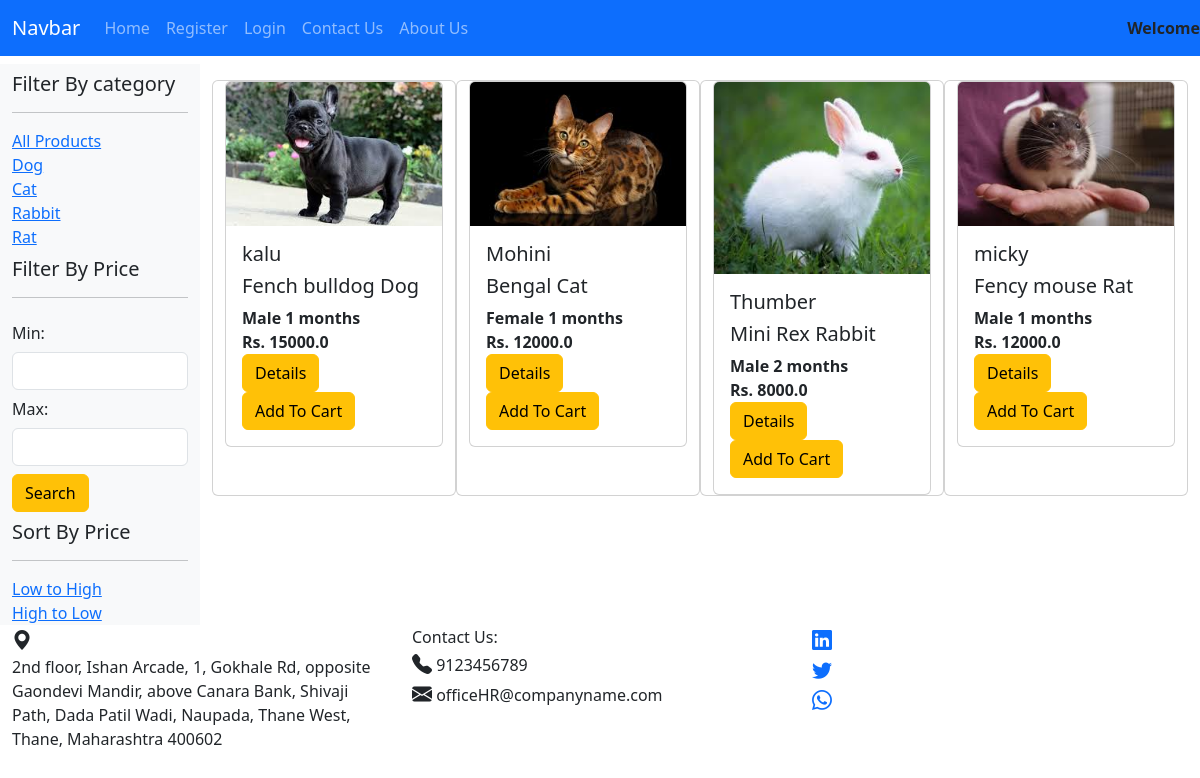
The page / on the database its author committed.
### petapp/models.py (models this page shows)
class Pet(models.Model):
    name=models.CharField(max_length=50)
    type=models.CharField(max_length=20)
    breed = models.CharField(max_length=40)
    gender = models.CharField(max_length=6)
    age = models.IntegerField()
    price=models.FloatField()
    details=models.CharField(max_length=100)
    imagepath= models.ImageField(upload_to='image',default='')

### petapp/views.py (the view)
# urls.py: path('',views.home),
def home(request):
    context={}
    data=Pet.objects.all()
    context['pets']=data
    context['type']= categories
    return render(request,'index.html', context)

### templates/index.html (shortened to what this page needs)
{% extends 'base.html' %}
{% load static %}
{% block 'main' %}
  {% for pet in pets %}
    <div class="card col-md-3 mt-3" >
      <div class="card">
        <img src= "{{ pet.imagepath.url }}" class="card-img-top" alt="...">
        <div class="card-body">
          <h5 class="card-title">{{pet.name}}</h5>
          <h5 class="card-title">{{pet.breed}} {{pet.type}}</h5>
          <strong>{{pet.gender}} {{pet.age}} months</strong><br>
          <strong>Rs. {{pet.price}}</strong><br>
          <a href="/details/{{pet.id}}" class="btn btn-warning">Details</a>
          <a href="/addtocart/{{pet.id}}" class="btn btn-warning">Add To Cart</a>
        </div>
      </div>
    </div>
    {% endfor %}
{% endblock 'main' %}

### templates/base.html
{% load static %}
{% include 'header.html' %}
<div class="myrow2 row  mt-2">
   {% include 'sidebar.html' %}
    <div class="box col-10">
       <div class="row mx-auto">
            {% block 'main' %}{% endblock 'main' %}
       </div>
    </div>
 </div>
{% include 'footer.html' %}

### templates/header.html (shortened to what this page needs)
{% load static %}
<!DOCTYPE html>
<html lang="en">
<head>
   <link rel="stylesheet" href= "{% static 'css/bootstrap.min.css' %}">
<link rel="stylesheet" href="https://cdn.jsdelivr.net/npm/bootstrap-icons@1.3.0/font/bootstrap-icons.css">
</head>
<body>
   <div class="container-fluid">
      <div class="myrow1 row">
         <nav class="navbar navbar-expand-lg bg-primary" data-bs-theme="dark">
            <div class="container-fluid">
              <a class="navbar-brand" href="#">Navbar</a>
              <div class="collapse navbar-collapse" id="navbarSupportedContent">
                <ul class="navbar-nav me-auto mb-2 mb-lg-0">
                  <li class="nav-item">
                    <a class="nav-link " aria-current="page" href="/">Home</a>
                  </li>
                  {% if user.is_authenticated %}
                  <li class="nav-item">
                    <a class="nav-link" href="/profile">My Profile</a>
                  </li>
                  <li class="nav-item">
                    <a class="nav-link" href="/mycart">My Cart</a>
                  </li>
                  <li class="nav-item">
                    <a class="nav-link" href="/logout">Logout</a>
                  </li>
                  {% else %}
                  <li class="nav-item">
                    <a class="nav-link" href="/register">Register</a>
                  </li>
                  <li class="nav-item">
                     <a class="nav-link" href="/userlogin">Login</a>
                   </li>
                   {% endif %}
                   <li class="nav-item">
                     <a class="nav-link" href="/contactus">Contact Us</a>
                   </li>
                   <li class="nav-item">
                     <a class="nav-link" href="/aboutus">About Us</a>
                   </li>
                </ul>
              </div>
            </div>
            <strong class="mr-sm-1">Welcome {{ user.username }}</strong>
          </nav>
      </div>

### templates/sidebar.html
<div class="box col-2 bg-light">
    <h5 class="mt-2">Filter By category</h5>
    <hr>
    <a href="/">All Products</a><br>
    {% for d in type %}
    <a href="/search/{{d.type}}">{{d.type}}</a><br>
    {% endfor %}
    <h5 class="mt-2">Filter By Price</h5>
    <hr>
    <form action="/searchbyrange">
          <label  class="col-form-label">Min:</label>
          <input type="text"  class="form-control" name="min">
          <label  class="col-form-label">Max:</label>
          <input type="text"  name="max" class="form-control" >
        <input class="mt-2 btn btn-warning" type="submit" value="Search">
    </form>
    <h5 class="mt-2">Sort By Price</h5>
    <hr>
    <a href="/sort/asc">Low to High</a><br>
    <a href="/sort/desc">High to Low</a>
 </div>

### templates/footer.html (shortened to what this page needs)
{% load static %}
        <div class="myrow3 row">
            <div class="box col-4">
            <i class="bi bi-geo-alt-fill" style="font-size:20px; "></i><br>
            2nd floor, Ishan Arcade, 1, Gokhale Rd, opposite Gaondevi Mandir, above Canara Bank, Shivaji Path, Dada Patil Wadi, Naupada, Thane West, Thane, Maharashtra 400602
            </div>
            <div class="box col-4">
            Contact Us: <br>
            <i class="bi bi-telephone-fill" style="font-size:20px; "></i> 9123456789 <br>
            <i class="bi bi-envelope-fill" style="font-size:20px; "></i> officeHR@companyname.com
            </div>
            <div class="box col-4">
            <a href=""><i class="bi bi-linkedin" style="font-size:20px; "></i></a><br>
            <a href=""><i class="bi bi-twitter" style="font-size:20px; "></i></a><br>
            <a href=""><i class="bi bi-whatsapp" style="font-size:20px; "></i></a><br>
            </div>
            </div>
        </div>
    </body>
</html>

### rows shown on the page
Pet: imagepath (picture), name "kalu", breed "Fench bulldog", type "Dog", gender "Male", age "1", price "15000.0"
Pet: imagepath (picture), name "Mohini", breed "Bengal", type "Cat", gender "Female", age "1", price "12000.0"
Pet: imagepath (picture), name "Thumber", breed "Mini Rex", type "Rabbit", gender "Male", age "2", price "8000.0"
Pet: imagepath (picture), name "micky", breed "Fency mouse", type "Rat", gender "Male", age "1", price "12000.0"

### other values the page prints
{{ d.type }} "Dog" "Cat" "Rabbit" "Rat"
